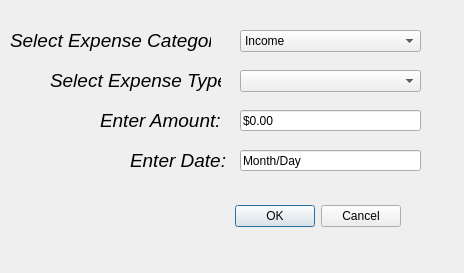
<?xml version="1.0" encoding="UTF-8"?>
<ui version="4.0">
 <class>Dialog</class>
 <widget class="QDialog" name="Dialog">
  <property name="geometry">
   <rect>
    <x>0</x>
    <y>0</y>
    <width>464</width>
    <height>273</height>
   </rect>
  </property>
  <property name="windowTitle">
   <string>Dialog</string>
  </property>
  <widget class="QDialogButtonBox" name="buttonBox">
   <property name="geometry">
    <rect>
     <x>60</x>
     <y>200</y>
     <width>341</width>
     <height>32</height>
    </rect>
   </property>
   <property name="orientation">
    <enum>Qt::Horizontal</enum>
   </property>
   <property name="standardButtons">
    <set>QDialogButtonBox::Cancel|QDialogButtonBox::Ok</set>
   </property>
  </widget>
  <widget class="QLabel" name="question">
   <property name="geometry">
    <rect>
     <x>10</x>
     <y>20</y>
     <width>201</width>
     <height>41</height>
    </rect>
   </property>
   <property name="text">
    <string>&lt;html&gt;&lt;head/&gt;&lt;body&gt;&lt;p&gt;&lt;span style=&quot; font-size:14pt; font-style:italic;&quot;&gt;Select Expense Category:&lt;/span&gt;&lt;/p&gt;&lt;/body&gt;&lt;/html&gt;</string>
   </property>
   <property name="textFormat">
    <enum>Qt::RichText</enum>
   </property>
  </widget>
  <widget class="QLabel" name="question_2">
   <property name="geometry">
    <rect>
     <x>50</x>
     <y>60</y>
     <width>171</width>
     <height>41</height>
    </rect>
   </property>
   <property name="text">
    <string>&lt;html&gt;&lt;head/&gt;&lt;body&gt;&lt;p&gt;&lt;span style=&quot; font-size:14pt; font-style:italic;&quot;&gt;Select Expense Type:&lt;/span&gt;&lt;/p&gt;&lt;/body&gt;&lt;/html&gt;</string>
   </property>
   <property name="textFormat">
    <enum>Qt::RichText</enum>
   </property>
  </widget>
  <widget class="QLabel" name="question_3">
   <property name="geometry">
    <rect>
     <x>100</x>
     <y>100</y>
     <width>121</width>
     <height>41</height>
    </rect>
   </property>
   <property name="text">
    <string>&lt;html&gt;&lt;head/&gt;&lt;body&gt;&lt;p&gt;&lt;span style=&quot; font-size:14pt; font-style:italic;&quot;&gt;Enter Amount:&lt;/span&gt;&lt;/p&gt;&lt;/body&gt;&lt;/html&gt;</string>
   </property>
   <property name="textFormat">
    <enum>Qt::RichText</enum>
   </property>
  </widget>
  <widget class="QLabel" name="question_4">
   <property name="geometry">
    <rect>
     <x>130</x>
     <y>140</y>
     <width>101</width>
     <height>41</height>
    </rect>
   </property>
   <property name="text">
    <string>&lt;html&gt;&lt;head/&gt;&lt;body&gt;&lt;p&gt;&lt;span style=&quot; font-size:14pt; font-style:italic;&quot;&gt;Enter Date:&lt;/span&gt;&lt;/p&gt;&lt;/body&gt;&lt;/html&gt;</string>
   </property>
   <property name="textFormat">
    <enum>Qt::RichText</enum>
   </property>
  </widget>
  <widget class="QLineEdit" name="dateBox">
   <property name="geometry">
    <rect>
     <x>240</x>
     <y>150</y>
     <width>181</width>
     <height>21</height>
    </rect>
   </property>
   <property name="text">
    <string>Month/Day</string>
   </property>
  </widget>
  <widget class="QLineEdit" name="amountBox">
   <property name="geometry">
    <rect>
     <x>240</x>
     <y>110</y>
     <width>181</width>
     <height>21</height>
    </rect>
   </property>
   <property name="text">
    <string>$0.00</string>
   </property>
  </widget>
  <widget class="QComboBox" name="catBox">
   <property name="geometry">
    <rect>
     <x>240</x>
     <y>30</y>
     <width>181</width>
     <height>22</height>
    </rect>
   </property>
   <property name="currentText">
    <string>Income</string>
   </property>
   <item>
    <property name="text">
     <string>Income</string>
    </property>
   </item>
   <item>
    <property name="text">
     <string>Savings</string>
    </property>
   </item>
   <item>
    <property name="text">
     <string>Giving</string>
    </property>
   </item>
   <item>
    <property name="text">
     <string>Housing</string>
    </property>
   </item>
   <item>
    <property name="text">
     <string>Transportation</string>
    </property>
   </item>
   <item>
    <property name="text">
     <string>Food</string>
    </property>
   </item>
   <item>
    <property name="text">
     <string>Personal</string>
    </property>
   </item>
   <item>
    <property name="text">
     <string>Insurance</string>
    </property>
   </item>
   <item>
    <property name="text">
     <string>Other</string>
    </property>
   </item>
  </widget>
  <widget class="QComboBox" name="typeBox">
   <property name="geometry">
    <rect>
     <x>240</x>
     <y>70</y>
     <width>181</width>
     <height>22</height>
    </rect>
   </property>
   <property name="currentText">
    <string/>
   </property>
  </widget>
 </widget>
 <resources/>
 <connections>
  <connection>
   <sender>buttonBox</sender>
   <signal>accepted()</signal>
   <receiver>Dialog</receiver>
   <slot>accept()</slot>
   <hints>
    <hint type="sourcelabel">
     <x>248</x>
     <y>254</y>
    </hint>
    <hint type="destinationlabel">
     <x>157</x>
     <y>274</y>
    </hint>
   </hints>
  </connection>
  <connection>
   <sender>buttonBox</sender>
   <signal>rejected()</signal>
   <receiver>Dialog</receiver>
   <slot>reject()</slot>
   <hints>
    <hint type="sourcelabel">
     <x>316</x>
     <y>260</y>
    </hint>
    <hint type="destinationlabel">
     <x>286</x>
     <y>274</y>
    </hint>
   </hints>
  </connection>
 </connections>
</ui>
